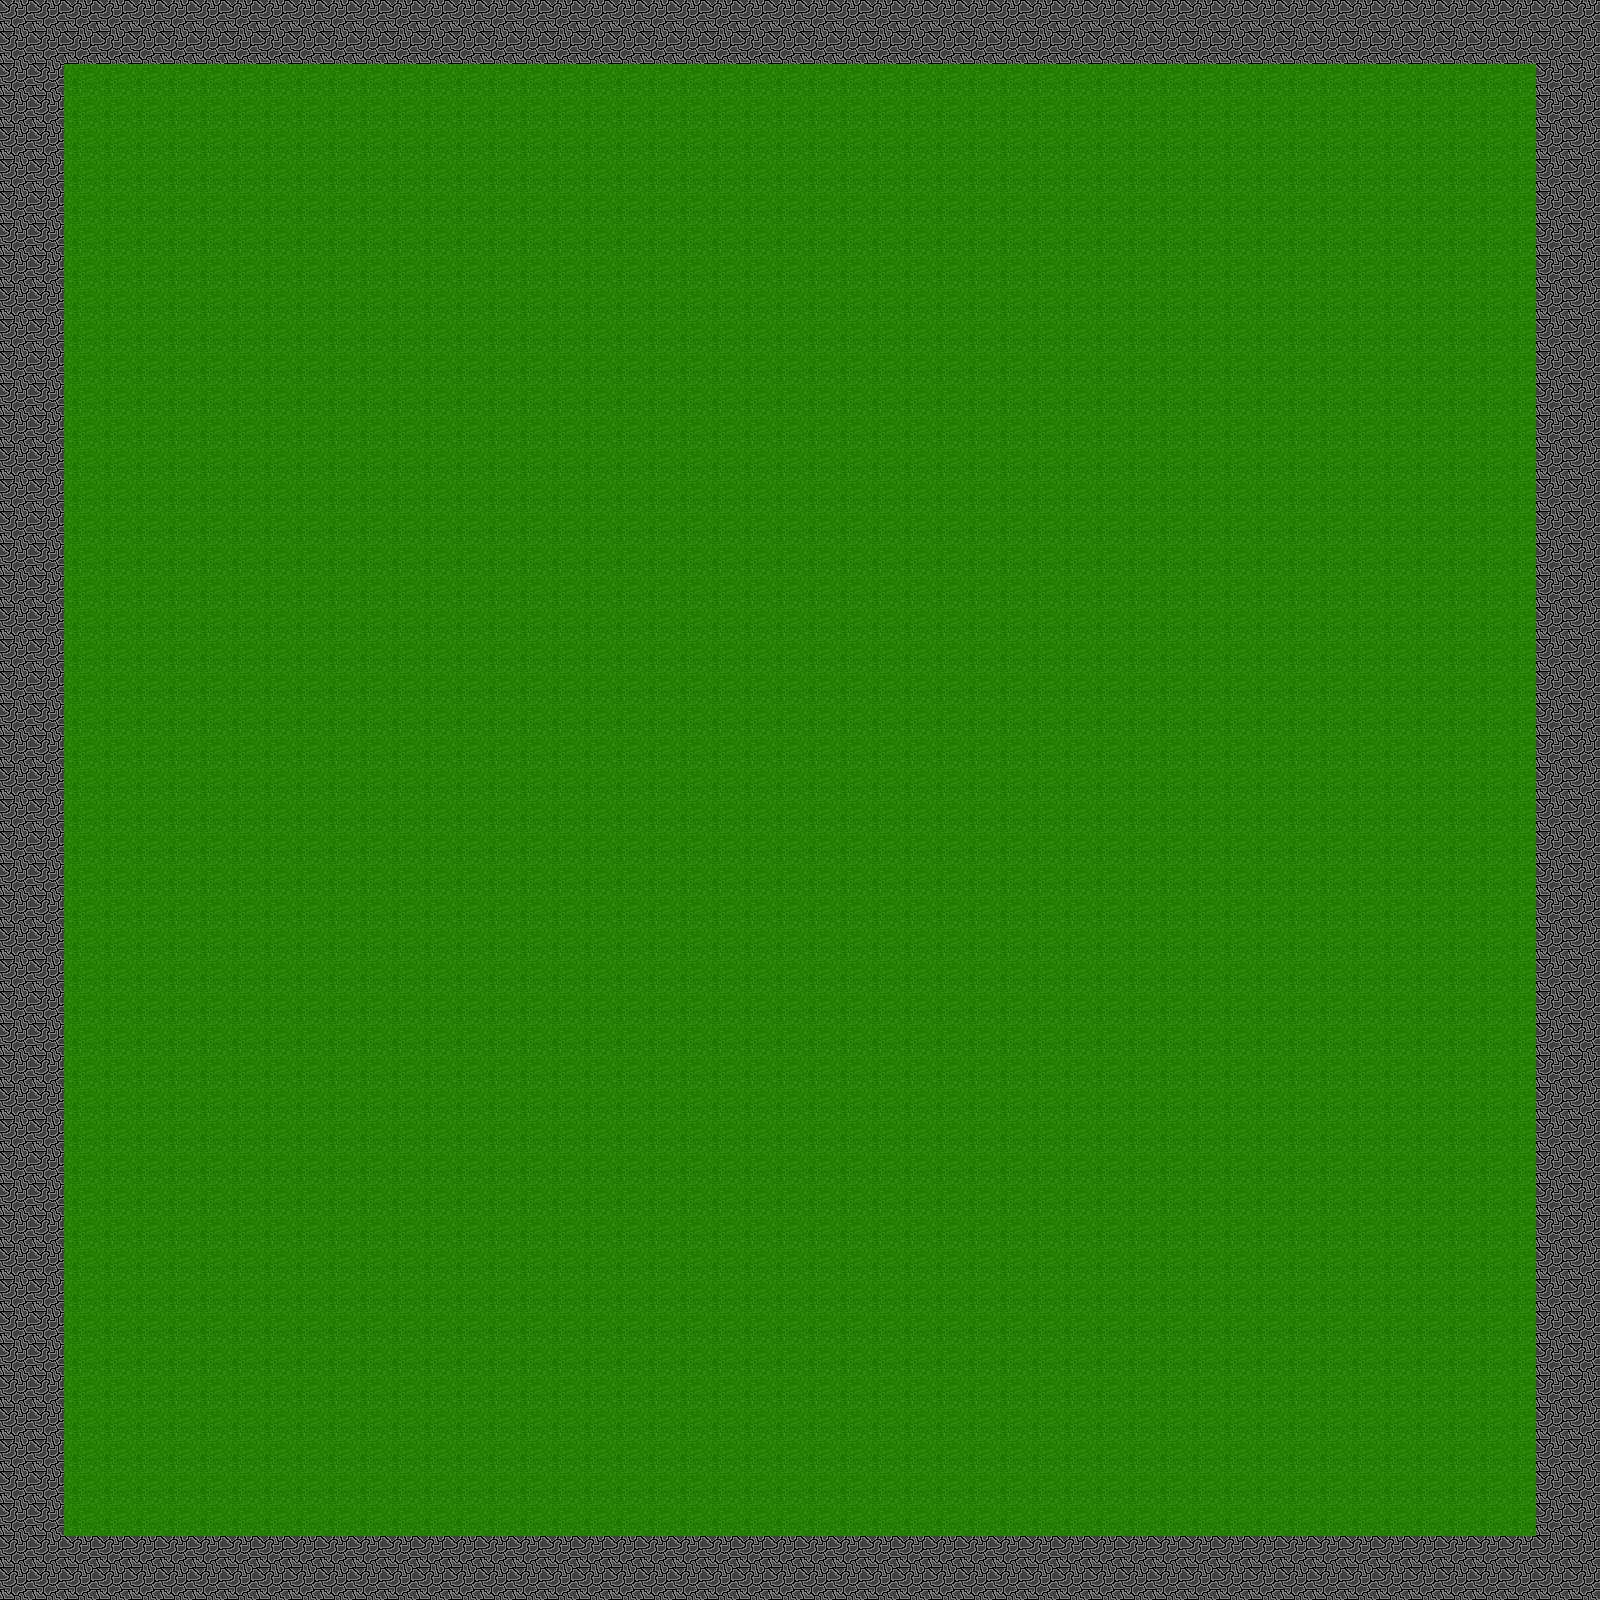

A 2D game scene composited from a Tiled map and its tileset images. What follows is a short description and the map's XML, with every tile layer's data as written:
An orthogonal 50x50 tile map with 32x32 px tiles, 1 tile layer (Tile Layer 1) and 5 objects (4x SpawnPoint, Player).

<map version="1.10" tiledversion="1.11.0" orientation="orthogonal" renderorder="right-down" width="50" height="50" tilewidth="32" tileheight="32" infinite="0" nextlayerid="3" nextobjectid="9">
 <tileset firstgid="1" source="tileset.tsx" />
 <layer id="1" name="Tile Layer 1" width="50" height="50">
  <data encoding="csv">
2,2,2,2,2,2,2,2,2,2,2,2,2,2,2,2,2,2,2,2,2,2,2,2,2,2,2,2,2,2,2,2,2,2,2,2,2,2,2,2,2,2,2,2,2,2,2,2,2,2,
2,2,2,2,2,2,2,2,2,2,2,2,2,2,2,2,2,2,2,2,2,2,2,2,2,2,2,2,2,2,2,2,2,2,2,2,2,2,2,2,2,2,2,2,2,2,2,2,2,2,
2,2,1,1,1,1,1,1,1,1,1,1,1,1,1,1,1,1,1,1,1,1,1,1,1,1,1,1,1,1,1,1,1,1,1,1,1,1,1,1,1,1,1,1,1,1,1,1,2,2,
2,2,1,1,1,1,1,1,1,1,1,1,1,1,1,1,1,1,1,1,1,1,1,1,1,1,1,1,1,1,1,1,1,1,1,1,1,1,1,1,1,1,1,1,1,1,1,1,2,2,
2,2,1,1,1,1,1,1,1,1,1,1,1,1,1,1,1,1,1,1,1,1,1,1,1,1,1,1,1,1,1,1,1,1,1,1,1,1,1,1,1,1,1,1,1,1,1,1,2,2,
2,2,1,1,1,1,1,1,1,1,1,1,1,1,1,1,1,1,1,1,1,1,1,1,1,1,1,1,1,1,1,1,1,1,1,1,1,1,1,1,1,1,1,1,1,1,1,1,2,2,
2,2,1,1,1,1,1,1,1,1,1,1,1,1,1,1,1,1,1,1,1,1,1,1,1,1,1,1,1,1,1,1,1,1,1,1,1,1,1,1,1,1,1,1,1,1,1,1,2,2,
2,2,1,1,1,1,1,1,1,1,1,1,1,1,1,1,1,1,1,1,1,1,1,1,1,1,1,1,1,1,1,1,1,1,1,1,1,1,1,1,1,1,1,1,1,1,1,1,2,2,
2,2,1,1,1,1,1,1,1,1,1,1,1,1,1,1,1,1,1,1,1,1,1,1,1,1,1,1,1,1,1,1,1,1,1,1,1,1,1,1,1,1,1,1,1,1,1,1,2,2,
2,2,1,1,1,1,1,1,1,1,1,1,1,1,1,1,1,1,1,1,1,1,1,1,1,1,1,1,1,1,1,1,1,1,1,1,1,1,1,1,1,1,1,1,1,1,1,1,2,2,
2,2,1,1,1,1,1,1,1,1,1,1,1,1,1,1,1,1,1,1,1,1,1,1,1,1,1,1,1,1,1,1,1,1,1,1,1,1,1,1,1,1,1,1,1,1,1,1,2,2,
2,2,1,1,1,1,1,1,1,1,1,1,1,1,1,1,1,1,1,1,1,1,1,1,1,1,1,1,1,1,1,1,1,1,1,1,1,1,1,1,1,1,1,1,1,1,1,1,2,2,
2,2,1,1,1,1,1,1,1,1,1,1,1,1,1,1,1,1,1,1,1,1,1,1,1,1,1,1,1,1,1,1,1,1,1,1,1,1,1,1,1,1,1,1,1,1,1,1,2,2,
2,2,1,1,1,1,1,1,1,1,1,1,1,1,1,1,1,1,1,1,1,1,1,1,1,1,1,1,1,1,1,1,1,1,1,1,1,1,1,1,1,1,1,1,1,1,1,1,2,2,
2,2,1,1,1,1,1,1,1,1,1,1,1,1,1,1,1,1,1,1,1,1,1,1,1,1,1,1,1,1,1,1,1,1,1,1,1,1,1,1,1,1,1,1,1,1,1,1,2,2,
2,2,1,1,1,1,1,1,1,1,1,1,1,1,1,1,1,1,1,1,1,1,1,1,1,1,1,1,1,1,1,1,1,1,1,1,1,1,1,1,1,1,1,1,1,1,1,1,2,2,
2,2,1,1,1,1,1,1,1,1,1,1,1,1,1,1,1,1,1,1,1,1,1,1,1,1,1,1,1,1,1,1,1,1,1,1,1,1,1,1,1,1,1,1,1,1,1,1,2,2,
2,2,1,1,1,1,1,1,1,1,1,1,1,1,1,1,1,1,1,1,1,1,1,1,1,1,1,1,1,1,1,1,1,1,1,1,1,1,1,1,1,1,1,1,1,1,1,1,2,2,
2,2,1,1,1,1,1,1,1,1,1,1,1,1,1,1,1,1,1,1,1,1,1,1,1,1,1,1,1,1,1,1,1,1,1,1,1,1,1,1,1,1,1,1,1,1,1,1,2,2,
2,2,1,1,1,1,1,1,1,1,1,1,1,1,1,1,1,1,1,1,1,1,1,1,1,1,1,1,1,1,1,1,1,1,1,1,1,1,1,1,1,1,1,1,1,1,1,1,2,2,
2,2,1,1,1,1,1,1,1,1,1,1,1,1,1,1,1,1,1,1,1,1,1,1,1,1,1,1,1,1,1,1,1,1,1,1,1,1,1,1,1,1,1,1,1,1,1,1,2,2,
2,2,1,1,1,1,1,1,1,1,1,1,1,1,1,1,1,1,1,1,1,1,1,1,1,1,1,1,1,1,1,1,1,1,1,1,1,1,1,1,1,1,1,1,1,1,1,1,2,2,
2,2,1,1,1,1,1,1,1,1,1,1,1,1,1,1,1,1,1,1,1,1,1,1,1,1,1,1,1,1,1,1,1,1,1,1,1,1,1,1,1,1,1,1,1,1,1,1,2,2,
2,2,1,1,1,1,1,1,1,1,1,1,1,1,1,1,1,1,1,1,1,1,1,1,1,1,1,1,1,1,1,1,1,1,1,1,1,1,1,1,1,1,1,1,1,1,1,1,2,2,
2,2,1,1,1,1,1,1,1,1,1,1,1,1,1,1,1,1,1,1,1,1,1,1,1,1,1,1,1,1,1,1,1,1,1,1,1,1,1,1,1,1,1,1,1,1,1,1,2,2,
2,2,1,1,1,1,1,1,1,1,1,1,1,1,1,1,1,1,1,1,1,1,1,1,1,1,1,1,1,1,1,1,1,1,1,1,1,1,1,1,1,1,1,1,1,1,1,1,2,2,
2,2,1,1,1,1,1,1,1,1,1,1,1,1,1,1,1,1,1,1,1,1,1,1,1,1,1,1,1,1,1,1,1,1,1,1,1,1,1,1,1,1,1,1,1,1,1,1,2,2,
2,2,1,1,1,1,1,1,1,1,1,1,1,1,1,1,1,1,1,1,1,1,1,1,1,1,1,1,1,1,1,1,1,1,1,1,1,1,1,1,1,1,1,1,1,1,1,1,2,2,
2,2,1,1,1,1,1,1,1,1,1,1,1,1,1,1,1,1,1,1,1,1,1,1,1,1,1,1,1,1,1,1,1,1,1,1,1,1,1,1,1,1,1,1,1,1,1,1,2,2,
2,2,1,1,1,1,1,1,1,1,1,1,1,1,1,1,1,1,1,1,1,1,1,1,1,1,1,1,1,1,1,1,1,1,1,1,1,1,1,1,1,1,1,1,1,1,1,1,2,2,
2,2,1,1,1,1,1,1,1,1,1,1,1,1,1,1,1,1,1,1,1,1,1,1,1,1,1,1,1,1,1,1,1,1,1,1,1,1,1,1,1,1,1,1,1,1,1,1,2,2,
2,2,1,1,1,1,1,1,1,1,1,1,1,1,1,1,1,1,1,1,1,1,1,1,1,1,1,1,1,1,1,1,1,1,1,1,1,1,1,1,1,1,1,1,1,1,1,1,2,2,
2,2,1,1,1,1,1,1,1,1,1,1,1,1,1,1,1,1,1,1,1,1,1,1,1,1,1,1,1,1,1,1,1,1,1,1,1,1,1,1,1,1,1,1,1,1,1,1,2,2,
2,2,1,1,1,1,1,1,1,1,1,1,1,1,1,1,1,1,1,1,1,1,1,1,1,1,1,1,1,1,1,1,1,1,1,1,1,1,1,1,1,1,1,1,1,1,1,1,2,2,
2,2,1,1,1,1,1,1,1,1,1,1,1,1,1,1,1,1,1,1,1,1,1,1,1,1,1,1,1,1,1,1,1,1,1,1,1,1,1,1,1,1,1,1,1,1,1,1,2,2,
2,2,1,1,1,1,1,1,1,1,1,1,1,1,1,1,1,1,1,1,1,1,1,1,1,1,1,1,1,1,1,1,1,1,1,1,1,1,1,1,1,1,1,1,1,1,1,1,2,2,
2,2,1,1,1,1,1,1,1,1,1,1,1,1,1,1,1,1,1,1,1,1,1,1,1,1,1,1,1,1,1,1,1,1,1,1,1,1,1,1,1,1,1,1,1,1,1,1,2,2,
2,2,1,1,1,1,1,1,1,1,1,1,1,1,1,1,1,1,1,1,1,1,1,1,1,1,1,1,1,1,1,1,1,1,1,1,1,1,1,1,1,1,1,1,1,1,1,1,2,2,
2,2,1,1,1,1,1,1,1,1,1,1,1,1,1,1,1,1,1,1,1,1,1,1,1,1,1,1,1,1,1,1,1,1,1,1,1,1,1,1,1,1,1,1,1,1,1,1,2,2,
2,2,1,1,1,1,1,1,1,1,1,1,1,1,1,1,1,1,1,1,1,1,1,1,1,1,1,1,1,1,1,1,1,1,1,1,1,1,1,1,1,1,1,1,1,1,1,1,2,2,
2,2,1,1,1,1,1,1,1,1,1,1,1,1,1,1,1,1,1,1,1,1,1,1,1,1,1,1,1,1,1,1,1,1,1,1,1,1,1,1,1,1,1,1,1,1,1,1,2,2,
2,2,1,1,1,1,1,1,1,1,1,1,1,1,1,1,1,1,1,1,1,1,1,1,1,1,1,1,1,1,1,1,1,1,1,1,1,1,1,1,1,1,1,1,1,1,1,1,2,2,
2,2,1,1,1,1,1,1,1,1,1,1,1,1,1,1,1,1,1,1,1,1,1,1,1,1,1,1,1,1,1,1,1,1,1,1,1,1,1,1,1,1,1,1,1,1,1,1,2,2,
2,2,1,1,1,1,1,1,1,1,1,1,1,1,1,1,1,1,1,1,1,1,1,1,1,1,1,1,1,1,1,1,1,1,1,1,1,1,1,1,1,1,1,1,1,1,1,1,2,2,
2,2,1,1,1,1,1,1,1,1,1,1,1,1,1,1,1,1,1,1,1,1,1,1,1,1,1,1,1,1,1,1,1,1,1,1,1,1,1,1,1,1,1,1,1,1,1,1,2,2,
2,2,1,1,1,1,1,1,1,1,1,1,1,1,1,1,1,1,1,1,1,1,1,1,1,1,1,1,1,1,1,1,1,1,1,1,1,1,1,1,1,1,1,1,1,1,1,1,2,2,
2,2,1,1,1,1,1,1,1,1,1,1,1,1,1,1,1,1,1,1,1,1,1,1,1,1,1,1,1,1,1,1,1,1,1,1,1,1,1,1,1,1,1,1,1,1,1,1,2,2,
2,2,1,1,1,1,1,1,1,1,1,1,1,1,1,1,1,1,1,1,1,1,1,1,1,1,1,1,1,1,1,1,1,1,1,1,1,1,1,1,1,1,1,1,1,1,1,1,2,2,
2,2,2,2,2,2,2,2,2,2,2,2,2,2,2,2,2,2,2,2,2,2,2,2,2,2,2,2,2,2,2,2,2,2,2,2,2,2,2,2,2,2,2,2,2,2,2,2,2,2,
2,2,2,2,2,2,2,2,2,2,2,2,2,2,2,2,2,2,2,2,2,2,2,2,2,2,2,2,2,2,2,2,2,2,2,2,2,2,2,2,2,2,2,2,2,2,2,2,2,2
</data>
 </layer>
 <objectgroup id="2" name="Object Layer 1">
  <object id="1" name="Player" type="Player" x="784" y="784" width="32" height="32">
   <properties>
    <property name="path" value="res/game_entity/player.png" />
   </properties>
  </object>
  <object id="2" name="SpawnPoint" type="SpawnPoint" x="1408" y="160" width="32" height="32" />
  <object id="3" name="SpawnPoint" type="SpawnPoint" x="160" y="160" width="32" height="32" />
  <object id="4" name="SpawnPoint" type="SpawnPoint" x="1408" y="1408" width="32" height="32" />
  <object id="5" name="SpawnPoint" type="SpawnPoint" x="160" y="1408" width="32" height="32" />
 </objectgroup>
</map>
